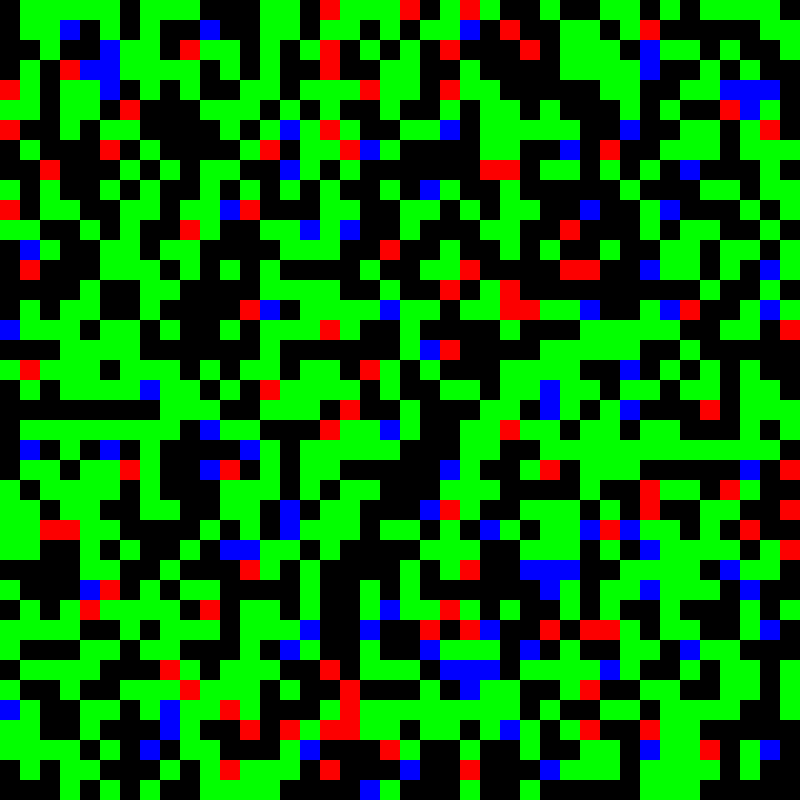
Frame 1 (no input)
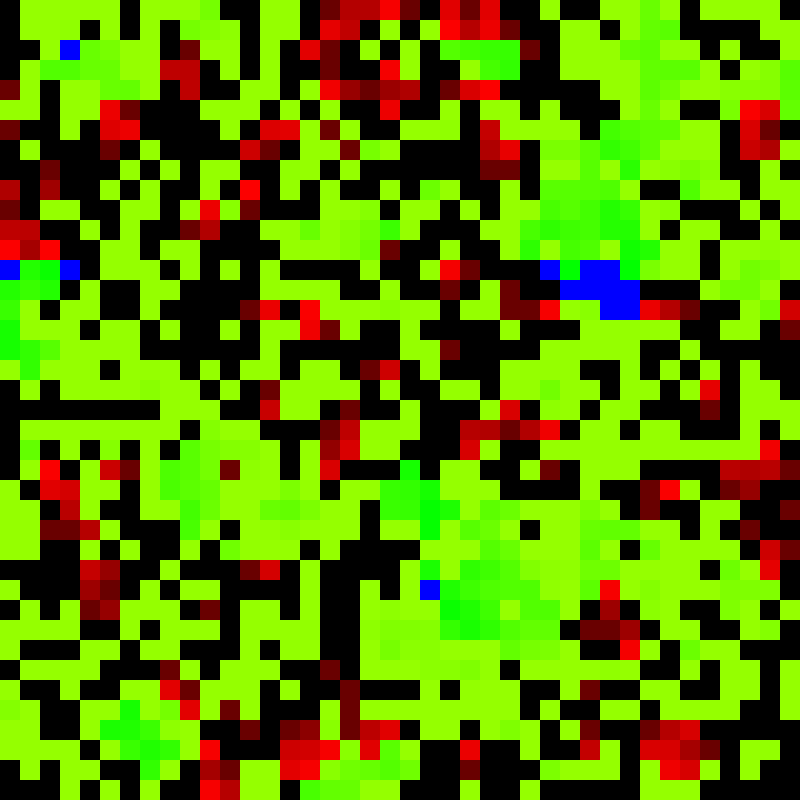
Frame 60 (the mouse pressed at the canvas centre just before this capture)
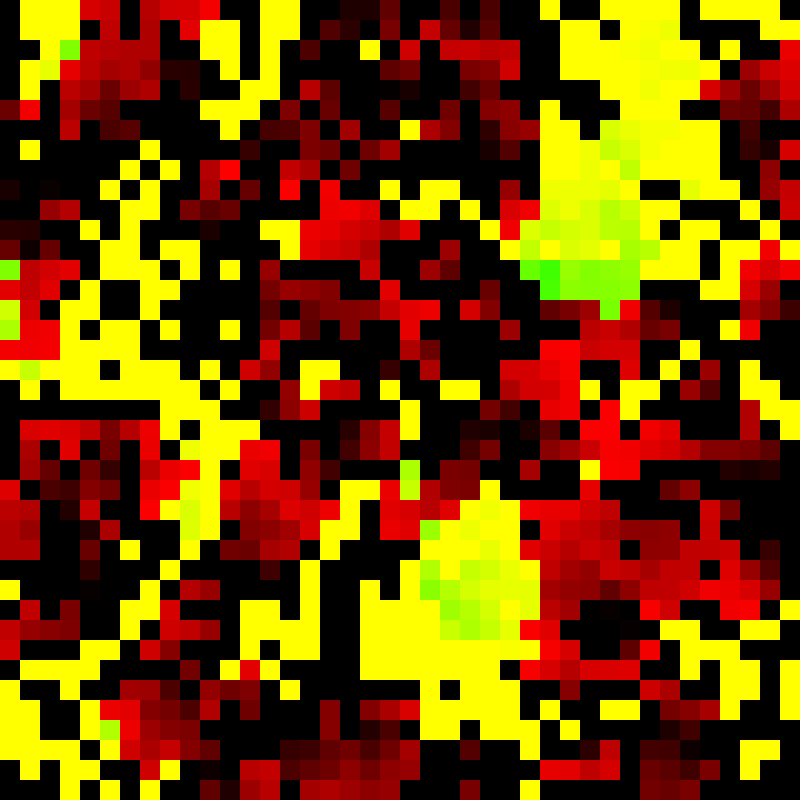
Frame 120 (the mouse held since frame 60 and released just before this capture)

The Processing sketch that drew these frames (run headless with seeded random() and noise(); from frame 60 on, the mouse is pressed at the canvas centre):

// Processing sketch: processing_142625
// ── processing_142625.pde


  //////////////////////////////////////
  //                                  //
  //  A-Life Elemental Simulation by  //
  //           Colin Willson          //
  //                                  //
  //////////////////////////////////////
  
int gridSize = 20;
//ArrayList<Element> gridIndex;

Element[][] gridIndex;
// Variables which control how much of each element to start with at the beginning
int plantStart = 1000;
int waterStart = 100;
int fireStart = 100;
int frameDelay = 10;

Element myElement;



void setup() {
  size(800, 800);
  gridIndex = new Element[width / gridSize][height / gridSize];

  // Makes the grid and fills it with 'blank' elements
  //gridIndex = new ArrayList<Element>((width/gridSize) + (height / gridSize));
  for (int i = 0; i < gridIndex.length; i++) {
    for (int j = 0; j < gridIndex[i].length; j++) {
      Element newEl = new Element(j, i);

      //println(newEl.xPos, newEl.yPos);
      gridIndex[newEl.xPos][newEl.yPos] = newEl;
    }
  }




  // Makes a bunch of plant elements, and puts them in random spots on the grid (replacing whatever was at that spot before)
  for (int i = 0; i < plantStart; i++) {
    Plant newEl = new Plant(int(random(0, width / gridSize)), int(random(0, height / gridSize)));

    //println(newEl.xPos, newEl.yPos);
    gridIndex[newEl.xPos][newEl.yPos] = newEl;
  }


  // Makes a bunch of water elements, and puts them in random spots on the grid (replacing whatever was at that spot before)  
  for (int i = 0; i < waterStart; i++) {


    Water newEl = new Water(int(random(0, width / gridSize)), int(random(0, height / gridSize)));

    gridIndex[newEl.xPos][newEl.yPos] = newEl;
  }

  // Makes a bunch of fire elements, and puts them in random spots on the grid (replacing whatever was at that spot before)
  for (int i = 0; i < fireStart; i++) {


    Fire newEl = new Fire(int(random(0, width / gridSize)), int(random(0, height / gridSize)));

    gridIndex[newEl.xPos][newEl.yPos] = newEl;
  }
  
  noStroke();
}




void draw() {
  background(0);


  // Update 100 random tiles
  for (int i = 0; i < 100; i++) {
    gridIndex[int(random(0, width / gridSize))][int(random(0, height / gridSize))].checkNeighbors();
  }

  // Goes through and displays each element in each individual spot
  for (int i = 0; i < gridIndex.length; i++) {
    for (int j = 0; j < gridIndex[i].length; j++) {
      //Element el = gridIndex.get(i);

      // Call the checkNeighbors() method within the element object to see what elements are next to it

      //println(i + j);
      if (gridIndex[i][j] != null) {
        //gridIndex[i][j].checkNeighbors();

        // Draws the element in the corresponding spot
        gridIndex[i][j].display();
      }
    }
  }

  // Draws the grid lines over everything else
  //grid();

  // Calls the function below and passes the milliseconds to delay the draw loop

  statusDisplay();
  delayTimer(frameDelay);
}


// A function which controls the pace of the draw loop so that it doesn't go to fast. Takes a parateter for the ammount of milliseconds to delay
void delayTimer(int delayMill) {

  int startTime = millis();

  while (millis () < startTime + delayMill) {
  }
}


// Draws the grid lines
void grid() {

  stroke(255);
  for (int i = 0; i < width; i+=gridSize) {
    line(i, 0, i, height);
  } 

  for (int i = 0; i < height; i+=gridSize) {
    line(0, i, width, i);
  }
}

// Prints the current status (ammount of elements/frames) of the program on the console
void statusDisplay() {

  int elCount = 0;
  int fireCount = 0; 
  int waterCount = 0;
  int plantCount = 0;

  for (int i = 0; i < gridIndex.length; i++) {
    for (int j = 0; j < gridIndex[i].length; j++) {
      Element el = gridIndex[i][j];

      if (el.type != "blank") {
        elCount++;
      }
      if ( el.type == "fire") {
        fireCount ++;
      }
      if ( el.type == "water") {
        waterCount ++;
      }
      if ( el.type == "plant") {
        plantCount ++;
      }
    }
  }
  println("Frame: " + frameCount +"  Total Elements: " + elCount +  " Fire: " + fireCount + "  Water: " + waterCount + "  Plants: " + plantCount);
}

class Element {
  int xPos;
  int yPos;
  color thisColor;
  String type;
  //int arrayIndex;
  int motivation;

  float age = 0;

  Element(int _xPos, int _yPos) {

    xPos = _xPos;
    yPos = _yPos;

    //arrayIndex = xPos + ((yPos - 1) * (width/gridSize));
    type = "blank";

    motivation = 8;
  }

  //  Element(int _index) {
  //
  //    arrayIndex = _index;
  //    xPos = _index % (width/gridSizegrid);
  //    yPos = _index/(width/gridSize);
  //    type = "blank";
  //    motivation = 8;
  //  }

  void display() {


    fill(0);
    rect(xPos * gridSize, yPos * gridSize, gridSize, gridSize);

    //fill(255);
    //text(arrayIndex, xPos * gridSize + 5, yPos * gridSize + 15);

    //println(thisColor);
  }

  void checkNeighbors() {
    //println("check....");
  }

  // Check the left side if the element
  Element checkLeft() {
    // If it isn't the leftmost space in the row return the object in that space
    if (xPos > 0) {
      return gridIndex[xPos - 1][yPos];
    } 
    else { 
      return null;
    }
  }

  Element checkRight() {
    if (xPos < (width/gridSize)-1) {
      return gridIndex[xPos + 1][yPos];
    }
    else {
      return null;
    }
  }
  Element checkUp() {
    if (yPos > 0) {
      return gridIndex[xPos][yPos - 1];
    }
    else {
      return null;
    }
  }
  Element checkDown() {
    if (yPos < (height / gridSize)-1) {
      return gridIndex[xPos][yPos + 1];
    }
    else {
      return null;
    }
  }


  void deleteElement(int thisX, int thisY) {
    gridIndex[thisX] [thisY] = new Element(thisX, thisY);
  }
  
}

class Fire extends Element {
  //color thisColor;
  //String elementType;
  //int arrayIndex;

  Fire(int _xPos, int _yPos) {
    super(_xPos, _yPos);
    thisColor = color(255, 0, 0);

    motivation = 8;
    type = "fire";
  }

  //  Fire(int index) {
  //    super(index);
  //    thisColor = color(255, 0, 0);
  //
  //    motivation = 8;
  //
  //    type = "fire";
  //  }

  void display() {
    
    age += .1;
        fill(red(thisColor)-((255/10)*age), green(thisColor)-((255/10)*age), blue(thisColor)-((255/10)*age));

    //super.display();
    rect(xPos * gridSize, yPos * gridSize, gridSize, gridSize);
    if ( age >= 10) {
      deleteElement(xPos, yPos);
    }
  }


  void checkNeighbors() {

    if (checkLeft() != null) {
      if (checkLeft().type == "plant" && random(1, 10) < checkLeft().age) {
        Fire tempEl = new Fire(xPos - 1, yPos);
        gridIndex[tempEl.xPos][tempEl.yPos] = tempEl;
      }
    }

    if (checkRight() != null) {
      if (checkRight().type == "plant" && random(1, 10) < checkRight().age) {
        Fire tempEl = new Fire(xPos + 1, yPos);
        gridIndex[tempEl.xPos][tempEl.yPos] = tempEl;
      }
    }


    if (checkUp() != null) {
      if (checkUp().type == "plant" && random(1, 10) < checkUp().age) {
        Fire tempEl = new Fire(xPos, yPos - 1);
        gridIndex[tempEl.xPos][tempEl.yPos] = tempEl;
      }
    }

    if (checkDown() != null) {
      if (checkDown().type == "plant" && random(1, 10) <  checkDown().age) {
        Fire tempEl = new Fire(xPos, yPos + 1);
        gridIndex[tempEl.xPos][tempEl.yPos] = tempEl;
      }
    }
  }

  /*
  Element checkLeft()
   Element checkRight()
   Element checkUp()
   Element checkDown()
   
   */
}

class Plant extends Element {
  //color thisColor;
  //String elementType;
  //int arrayIndex;

  //color thisColor;
  Plant(int _xPos, int _yPos) {
    super(_xPos, _yPos);
    thisColor = color(0, 255, 0);

    motivation = 3;
    type = "plant";

    //age = 0;
  }
  //  Plant(int index) {
  //    super(index);
  //    thisColor = color(0, 255, 0);
  //
  //    motivation = 9;
  //    type = "plant";
  //
  //    //age = 0;
  //  }

  void display() {
    age += .1;

    fill(red(thisColor)+((255/10)*age), green(thisColor), 0);
    rect(xPos * gridSize, yPos * gridSize, gridSize, gridSize);
    //println(red(thisColor)+((255/10)*age));

    //super.display();
    //println("overloaded");
    //age = millis();
  }


  void checkNeighbors() {

      if (checkLeft() != null) {
        if (checkLeft().type == "water" && random(1, 10) > age) {
          Plant tempEl = new Plant(xPos - 1, yPos);
          gridIndex[tempEl.xPos][tempEl.yPos] = tempEl;
        }
      }

      if (checkRight() != null) {
        if (checkRight().type == "water" && random(1, 10) > age) {
          Plant tempEl = new Plant(xPos + 1, yPos);
          gridIndex[tempEl.xPos][tempEl.yPos] = tempEl;
        }
      }


      if (checkUp() != null) {
        if (checkUp().type == "water" && random(1, 10) > age) {
          Plant tempEl = new Plant(xPos, yPos - 1);
          gridIndex[tempEl.xPos][tempEl.yPos] = tempEl;
        }
      }

      if (checkDown() != null) {
        if (checkDown().type == "water" && random(1, 10) > age) {
          Plant tempEl = new Plant(xPos, yPos + 1);
          gridIndex[tempEl.xPos][tempEl.yPos] = tempEl;
        }
      }
    
  }

  /*
  Element checkLeft()
   Element checkRight()
   Element checkUp()
   Element checkDown()
   
   */
}

class Water extends Element {
  //color thisColor;
  //String elementType;
  //int arrayIndex;

  Water(int _xPos, int _yPos) {
    super(_xPos, _yPos);

    thisColor = color(0, 0, 255);

    motivation = 8;

    type = "water";
  }

  //  Water(int index) {
  //    super(index);
  //    thisColor = color(0, 0, 255);
  //
  //    motivation = 9;
  //
  //    type = "water";
  //
  //    //age = 0;
  //  }

  void display() {

    fill(thisColor);
    rect(xPos * gridSize, yPos * gridSize, gridSize, gridSize);
  }


  void checkNeighbors() {

    if (checkLeft() != null) {
      if (checkLeft().type == "fire" && random(1, 10) < motivation) {
        Water tempEl = new Water(xPos - 1, yPos);
        gridIndex[tempEl.xPos][tempEl.yPos] = tempEl;
      }
    }

    if (checkRight() != null) {
      if (checkRight().type == "fire" && random(1, 10) < motivation) {
        Water tempEl = new Water(xPos + 1, yPos);
        gridIndex[tempEl.xPos][tempEl.yPos] = tempEl;
      }
    }


    if (checkUp() != null) {
      if (checkUp().type == "fire" && random(1, 10) < motivation) {
        Water tempEl = new Water(xPos, yPos - 1);
        gridIndex[tempEl.xPos][tempEl.yPos] = tempEl;
      }
    }

    if (checkDown() != null) {
      if (checkDown().type == "fire" && random(1, 10) < motivation) {
        Water tempEl = new Water(xPos, yPos + 1);
        gridIndex[tempEl.xPos][tempEl.yPos] = tempEl;
      }
    }





    if (checkLeft() != null) {
      if (checkLeft().type == "blank") {
        Water tempEl = new Water(xPos - 1, yPos);
        gridIndex[tempEl.xPos][tempEl.yPos] = tempEl;
      }
    }

    if (checkRight() != null) {
      if (checkRight().type == "blank") {
        Water tempEl = new Water(xPos + 1, yPos);
        gridIndex[tempEl.xPos][tempEl.yPos] = tempEl;
      }
    }


    if (checkUp() != null) {
      if (checkUp().type == "blank") {
        Water tempEl = new Water(xPos, yPos - 1);
        gridIndex[tempEl.xPos][tempEl.yPos] = tempEl;
      }
    }

    if (checkDown() != null) {
      if (checkDown().type == "blank") {
        Water tempEl = new Water(xPos, yPos + 1);
        gridIndex[tempEl.xPos][tempEl.yPos] = tempEl;
      }
    }
  }

//    if (checkLeft().type == "blank" && random(1, 10) > motivation) {
//      Water tempEl = new Water(arrayIndex - 1);
//      gridIndex.set(checkLeft().arrayIndex, tempEl);
//    }
//
//    if (checkRight().type == "blank" && random(1, 10) > motivation) {
//      Water tempEl = new Water(arrayIndex + 1);
//      gridIndex.set(checkRight().arrayIndex, tempEl);
//    }
//
//    if (checkUp().type == "blank" && random(1, 10) > motivation) {
//      Water tempEl = new Water(arrayIndex - (width/gridSize));
//      gridIndex.set(checkUp().arrayIndex, tempEl);
//    }
//
//    if (checkDown().type == "fire" && random(1, 10) > motivation) {
//      Water tempEl = new Water(arrayIndex + (width/gridSize));
//      gridIndex.set(checkDown().arrayIndex, tempEl);
//    }


/*
  Element checkLeft()
 Element checkRight()
 Element checkUp()
 Element checkDown()
 
 */
}
class Wind extends Element {
  //color thisColor;
  //String elementType;
  //int arrayIndex;

  Wind(int _xPos, int _yPos) {
    super(_xPos, _yPos);

    thisColor = color(0, 255, 0);
    type = "wind";
  }

//  void display() {
//
//    fill(thisColor);
//    rect(xPos * gridSize, yPos * gridSize, gridSize, gridSize);
//  }


  void checkNeighbors() {

    if (checkLeft().type == "water") {
    }
    if (checkLeft().type == "fire") {
    }
  }

  /*
  Element checkLeft()
   Element checkRight()
   Element checkUp()
   Element checkDown()
   
   */
}
